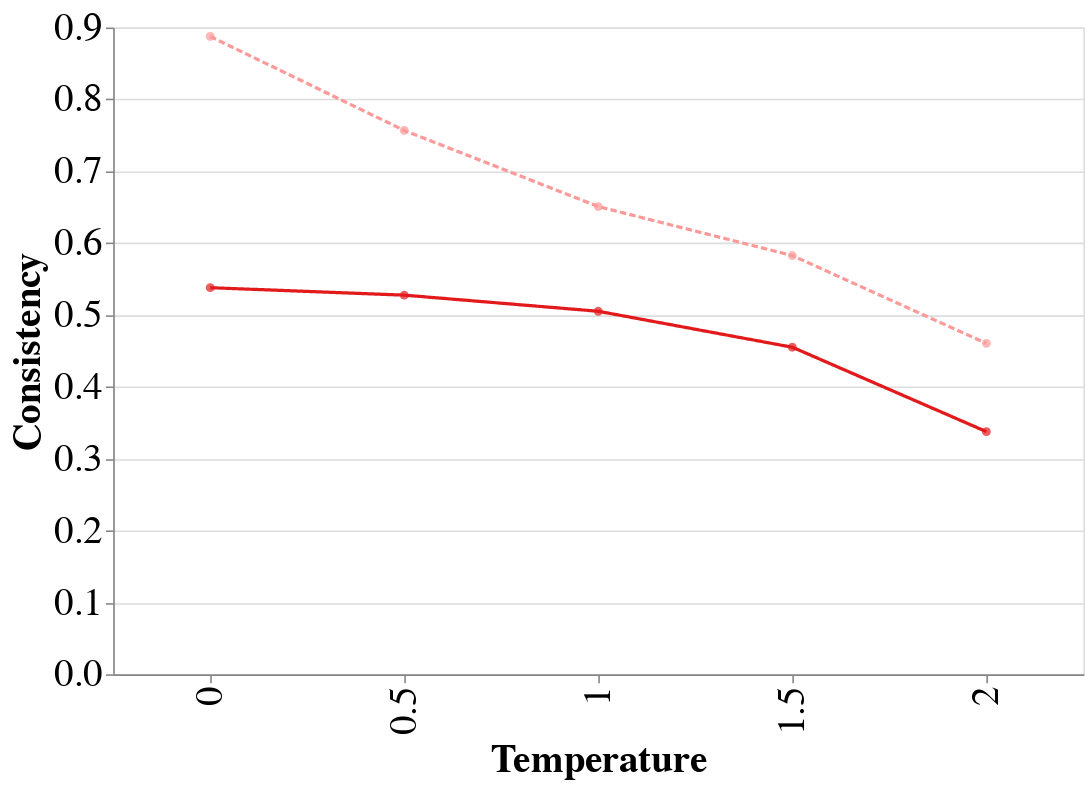

The cell this chart's notebook holds for it:
### Code cell
average_scores = df.groupby(['temperature', 'dataset'])['avg_score'].mean().reset_index()

# Line chart
dot_chart = alt.Chart(average_scores).mark_point(filled=True).encode(
    x=alt.X('temperature:O', title='Temperature', axis=alt.Axis(
                labelFontSize=24,   # font size of tick labels
                titleFontSize=24,   # font size of axis title
            )
        ),
    y=alt.Y('avg_score:Q', title='Consistency',axis=alt.Axis(
                labelFontSize=20,
                titleFontSize=24,
            )
        ),
    color=alt.Color('dataset:N', title='Dataset', legend=None, scale=alt.Scale(range=["#fb9a99",'#e31a1c'])),
    # strokeDash=alt.StrokeDash('dataset', legend=None),
    tooltip=['temperature:O', 'dataset:N', 'avg_score:Q']
)
line_chart = alt.Chart(average_scores).mark_line().encode(
    x=alt.X('temperature:O', title='Temperature', axis=alt.Axis(
                labelFontSize=24,   # font size of tick labels
                titleFontSize=24,   # font size of axis title
            )
        ),
    y=alt.Y('avg_score:Q', title='Consistency', axis=alt.Axis(
                labelFontSize=24,   # font size of tick labels
                titleFontSize=24,   # font size of axis title
            )
        ),
    color=alt.Color('dataset:N', title='Dataset', scale=alt.Scale(range=['#fb9a99','#e31a1c'])),
    strokeDash=alt.StrokeDash('dataset', legend=alt.Legend(title='Dataset')),
    tooltip=['temperature:O', 'dataset:N', 'avg_score:Q']
)

chart = (line_chart + dot_chart).properties(
    width=600,  # Chart width
    height=400  # Chart height
).configure_legend(
        titleFontSize=20,
        labelFontSize=24,
        gradientLength=350,
    )

chart

### Figure 1 — Vega-Lite specification as saved in the notebook (floating-point values rounded to 4 significant figures)
{"config": {"view": {"continuousWidth": 300, "continuousHeight": 300}, "legend": {"gradientLength": 350, "labelFontSize": 24, "titleFontSize": 20}}, "layer": [{"mark": {"type": "line"}, "encoding": {"color": {"field": "dataset", "scale": {"range": ["#fb9a99", "#e31a1c"]}, "title": "Dataset", "type": "nominal"}, "strokeDash": {"field": "dataset", "legend": {"title": "Dataset"}, "sort": ["Variants", "Duplicates"], "type": "ordinal"}, "tooltip": [{"field": "temperature", "type": "ordinal"}, {"field": "dataset", "type": "nominal"}, {"field": "avg_score", "type": "quantitative"}], "x": {"axis": {"labelFontSize": 24, "titleFontSize": 24}, "field": "temperature", "title": "Temperature", "type": "ordinal"}, "y": {"axis": {"labelFontSize": 24, "titleFontSize": 24}, "field": "avg_score", "title": "Consistency", "type": "quantitative"}}}, {"mark": {"type": "point", "filled": true}, "encoding": {"color": {"field": "dataset", "legend": null, "scale": {"range": ["#fb9a99", "#e31a1c"]}, "title": "Dataset", "type": "nominal"}, "tooltip": [{"field": "temperature", "type": "ordinal"}, {"field": "dataset", "type": "nominal"}, {"field": "avg_score", "type": "quantitative"}], "x": {"axis": {"labelFontSize": 24, "titleFontSize": 24}, "field": "temperature", "title": "Temperature", "type": "ordinal"}, "y": {"axis": {"labelFontSize": 20, "titleFontSize": 24}, "field": "avg_score", "title": "Consistency", "type": "quantitative"}}}], "data": {"name": "data-98c90a3e24aaa6ab74da2feb51d21eb4"}, "height": 400, "width": 600, "$schema": "https://vega.github.io/schema/vega-lite/v5.20.1.json", "datasets": {"data-98c90a3e24aaa6ab74da2feb51d21eb4": [{"temperature": 0.0, "dataset": "Variants", "avg_score": 0.5379}, {"temperature": 0.0, "dataset": "Duplicates", "avg_score": 0.8875}, {"temperature": 0.5, "dataset": "Variants", "avg_score": 0.5276}, {"temperature": 0.5, "dataset": "Duplicates", "avg_score": 0.7567}, {"temperature": 1.0, "dataset": "Variants", "avg_score": 0.5051}, {"temperature": 1.0, "dataset": "Duplicates", "avg_score": 0.6508}, {"temperature": 1.5, "dataset": "Variants", "avg_score": 0.4551}, {"temperature": 1.5, "dataset": "Duplicates", "avg_score": 0.5827}, {"temperature": 2.0, "dataset": "Variants", "avg_score": 0.3376}, {"temperature": 2.0, "dataset": "Duplicates", "avg_score": 0.4605}]}}
